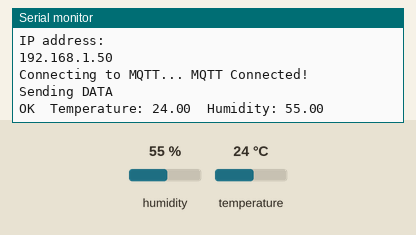
This sketch was run on a simulated ESP8266 (NodeMCU). Parts: the last lines printed to the serial monitor. The inputs (shaded band) are chosen by the test bench; at power-on: humidity 55 %, temperature 24 °C. WiFi joins after 1.5 s; servers stay silent unless stated; no MQTT or app messages arrive unless stated.

Above: at 2.7 s.
2.8 s: humidity set to 22 %
At 9.6 s:
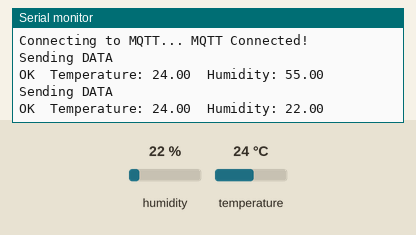
9.9 s: temperature set to 12 °C
At 15.9 s:
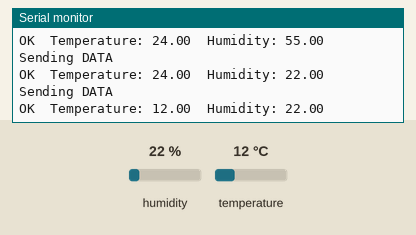
17.0 s: humidity set to 40 %
At 22.1 s:
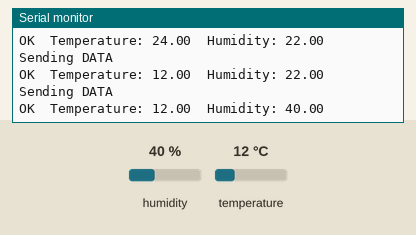
Timing chart, 0 to 23.6 s (numbered marks = the images above; inputs shaded):
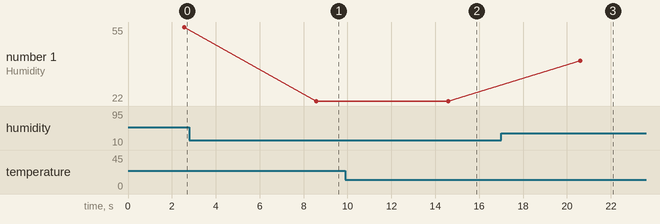

The sketch:

DHT.ino
```cpp
#include <ESP8266WiFi.h>
#include <String.h>
#include "Adafruit_MQTT.h"
#include "Adafruit_MQTT_Client.h"
#include "DHTesp.h"

#define DHTPIN 5
DHTesp dht;
////////////////////////////////////////

#define WLAN_SSID       "XXXXXXXXXXXX"      //mention SSID
#define WLAN_PASS       "XXXXXXXXXXXX"      //mention Password

//////////////////////////////////////////

#define AIO_SERVER      "io.adafruit.com" // server name
#define AIO_SERVERPORT  1883

////////////////////////////////////////////

#define IO_USERNAME  "XXXXXXXXXXXX"
#define IO_KEY       "XXXXXXXXXXXXX"

/////////////////////////////////////////
WiFiClient client;
Adafruit_MQTT_Client mqtt(&client, AIO_SERVER, AIO_SERVERPORT, IO_USERNAME, IO_KEY);
////////////////////////////////////
Adafruit_MQTT_Publish TEMP = Adafruit_MQTT_Publish(&mqtt, IO_USERNAME "/feeds/TEMP");
Adafruit_MQTT_Publish HUM = Adafruit_MQTT_Publish(&mqtt, IO_USERNAME "/feeds/HUM");
void MQTT_connect();
//////////////////////////////////////////
void setup()
{

  Serial.begin(9600);
  Serial.println(F("Adafruit MQTT demo"));
  // Connect to WiFi access point.
  Serial.println(); Serial.println();
  Serial.print("Connecting to ");
  Serial.println(WLAN_SSID);
  WiFi.begin(WLAN_SSID, WLAN_PASS);
  while (WiFi.status() != WL_CONNECTED) {
    delay(500);
    Serial.print(".");
  }
  Serial.println();
  Serial.println("WiFi connected");
  Serial.println("IP address: ");
  Serial.println(WiFi.localIP());
   dht.setup(DHTPIN, DHTesp::DHT11);

}

void loop()
{
  MQTT_connect();
   delay(dht.getMinimumSamplingPeriod());
   // Read temperature as Celsius (the default)
  float h = dht.getHumidity();
  // Read temperature as Celsius (the default)
  float t = dht.getTemperature();
  Serial.println("Sending DATA");
  Serial.print(dht.getStatusString());
  Serial.print("\t");
  Serial.print("Temperature: ");
  Serial.print( t);
  Serial.print("\t");
  Serial.print("Humidity: ");
  Serial.println(h);
  TEMP.publish(t);
  HUM.publish(h);

  delay(5000);

}

void MQTT_connect() {
  int8_t ret;

  // Stop if already connected.
  if (mqtt.connected()) {
    return;
  }

  Serial.print("Connecting to MQTT... ");

  uint8_t retries = 3;
  while ((ret = mqtt.connect()) != 0) { // connect will return 0 for connected
    Serial.println(mqtt.connectErrorString(ret));
    Serial.println("Retrying MQTT connection in 5 seconds...");
    mqtt.disconnect();
    delay(5000);  // wait 5 seconds
    retries--;
    if (retries == 0) {
      // basically die and wait for WDT to reset me
      while (1);
    }
  }
  Serial.println("MQTT Connected!");
}
```

Measured:
- after the input at 2.8 s, the serial monitor: prints a new line after 5.8 s (image 1)
- after the input at 9.9 s, the serial monitor: prints a new line after 4.7 s (image 2)
- after the input at 17.0 s, the serial monitor: prints a new line after 3.6 s (image 3)
- plotted number 1: 55 → 22 after the input at 2.8 s, 22 → 40 after the input at 17.0 s
